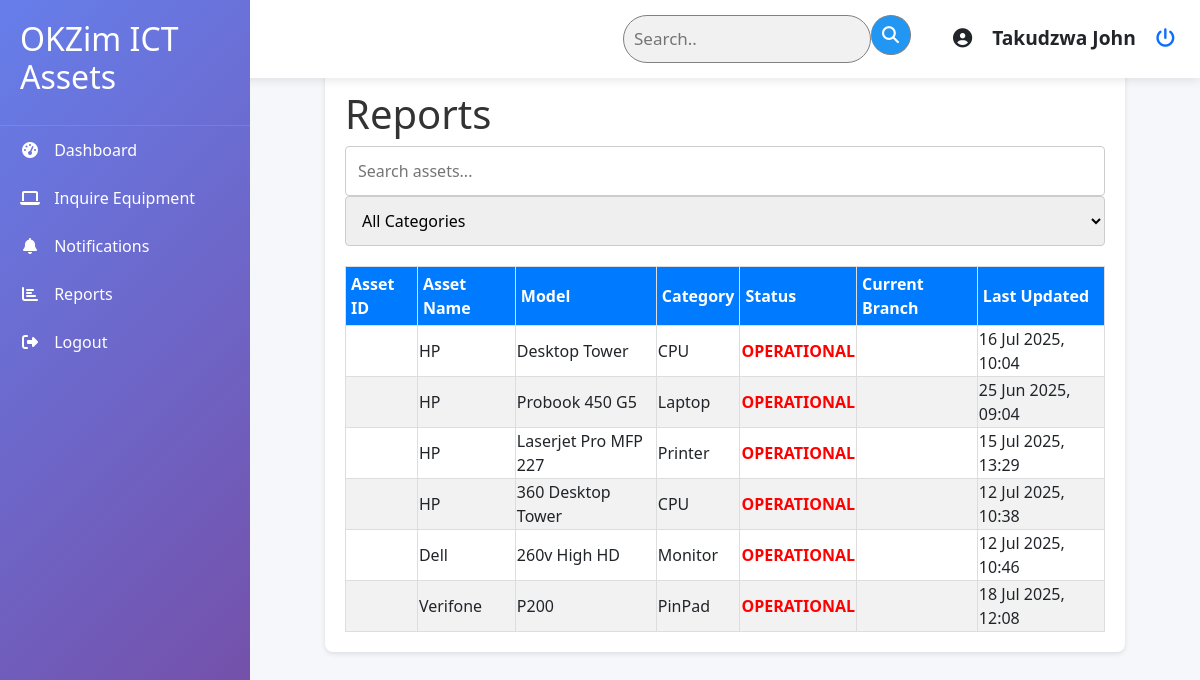
/asset_management/reports/ (signed in), run on the app's committed database.
### asset_management/models.py (models this page shows, shortened)
class Asset(models.Model):
    ASSET_STATUS_CHOICES = [
        ("OPERATIONAL", "Operational"),
        ("NON_OPERATIONAL", "Non-Operational"),
        ("DECOMMISSIONED", "Decommissioned"),
        ("LOST", "Lost"),
        ("STOLEN", "Stolen"),
    ]
    TRANSFER_STATUS = [
        ("PROCESSING", "PROCESSING"),
        ("RECEIVED", "RECEIVED"),
    ]
    asset_tag = models.CharField(max_length=50, unique=True)
    name = models.CharField(max_length=200)
    category = models.ForeignKey(AssetCategory, on_delete=models.PROTECT)
    model = models.CharField(max_length=100)
    serial_number = models.CharField(max_length=100, unique=True)
    purchase_date = models.DateField()
    vendor = models.ForeignKey(Vendor, on_delete=models.PROTECT)
    status = models.CharField(
        max_length=20, choices=ASSET_STATUS_CHOICES, default="OPERATIONAL"
    )
    assigned_department = models.ForeignKey(
        Department, on_delete=models.PROTECT, related_name="assets", null=True, blank=True
    )
    assigned_branch = models.ForeignKey(
        Branch, on_delete=models.PROTECT, related_name="assets", null=True, blank=True
    )
    notes = models.TextField(blank=True)
    created_at = models.DateTimeField(auto_now_add=True)
    updated_at = models.DateTimeField(auto_now=True)
    transfer_status = models.CharField(choices=TRANSFER_STATUS, default="RECEIVED")

class AssetCategory(models.Model):
    name = models.CharField(max_length=100)
    def __str__(self):
        return self.name
    class Meta:
        verbose_name_plural = "Asset Categories"

### asset_management/views.py (the view)
# urls.py: path('asset_management/reports/', views.reports, name='reports'),
@login_required
def reports(request):
    assets = Asset.objects.all()
    context = {
        "assets": assets,
    }
    return render(request, "reports.html", context)

### asset_management/templates/reports.html (shortened to what this page needs)
{% extends 'base.html' %}
{% load static %}
{% block content %}
<div class="reports">
    <div class="container">
        <h1>Reports</h1>
        <input type="text" id="searchInput" placeholder="Search assets..." class="search-bar">
        <select id="categoryFilter" class="filter-dropdown">
            <option value="">All Categories</option>
        </select>
        <table class="styled-table">
            <thead>
                <tr>
                    <th>Asset ID</th>
                    <th>Asset Name</th>
                    <th>Model</th>
                    <th>Category</th>
                    <th>Status</th>
                    <th>Current Branch</th>
                    <th>Last Updated</th>
                </tr>
            </thead>
            <tbody id="assetTableBody">
                {% for asset in assets %}
                <tr>
                    <td>{{ asset.asset_id }}</td>
                    <td>{{ asset.name }}</td>
                    <td>{{ asset.model }}</td>
                    <td class="asset-category">{{ asset.category }}</td>
                    <td
                        class="{% if asset.status == 'In Use' %}status-active{% elif asset.status == 'Maintenance' %}status-warning{% else %}status-idle{% endif %}">
                        {{ asset.status }}</td>
                    <td>{{ asset.current_branch }}</td>
                    <td>{{ asset.updated_at|date:"d M Y, H:i" }}</td>
                </tr>
                {% empty %}
                <tr>
                    <td colspan="7">No assets available</td>
                </tr>
                {% endfor %}
            </tbody>
        </table>
    </div>
</div>
{% endblock %}

### asset_management/templates/partials/header.html
<div class="header">
    <form class="example" action="action_page.php">
        <input type="text" placeholder="Search.." name="search">
        <button type="submit"><i class="fa fa-search"></i></button>
    </form>
    <div class="user-profile">
        <div>
            <i class="fas fa-user-circle"></i>
        </div>
        <div class="user-info">
            <div class="user-name">{{ request.user.get_full_name }}</div>
        </div>
        <a href="{% url 'logout' %}" class="logout-btn">
            <i class="fa-solid fa-power-off"></i>
        </a>
    </div>
</div>

### static/styles/css/dashboard.css (style rules this page uses)
:root { --primary: #0056b3; --secondary: #e67e22; --light: #f8f9fa; --dark: linear-gradient(135deg, #667eea 0%, #764ba2 100%);; --success: #28a745; --danger: #dc3545; }
body { font-family: 'Segoe UI', Tahoma, Geneva, Verdana, sans-serif; margin: 0; background-color: #f5f7fa; }
.header { background: white; padding: 15px 25px; margin-left: 300px; box-shadow: 0 2px 10px rgba(0,0,0,0.1); display: flex; justify-content: end; align-items: center; position: fixed; right: 0px; width: 100vw; z-index: 5; gap: 20px; }
.user-profile { font-size: 1.2rem; display: flex; align-items: center; gap: 20px; }
.user-info { font-weight: 600; }
form.example input[type=text] { padding: 10px; font-size: 17px; border: 1px solid grey; float: left; width: 80%; background: #f1f1f1; border-radius: 50px; }
form.example button { float: left; padding: 0px; width: 40px; height: 40px; border-radius: 50%; background: #2196F3; color: white; font-size: 17px; border: 1px solid grey; border-left: none; cursor: pointer; }
form.example::after { content: ""; clear: both; display: table; }
* { box-sizing: border-box }

### static/styles/css/asset_transfer.css (style rules this page uses)
.container { max-width: 800px; margin: auto; background: white; padding: 20px; border-radius: 8px; box-shadow: 0 2px 5px rgba(0, 0, 0, 0.1); }
h1 { color: #333; }
input[type="text"], select, textarea { width: 100%; padding: 12px; border: 1px solid #ccc; border-radius: 4px; box-sizing: border-box; resize: vertical; }
.container { border-radius: 5px; background-color: #f2f2f2; padding: 20px; }

### static/styles/css/asset_management.css (style rules this page uses)
.styled-table { width: 100%; border-collapse: collapse; margin-top: 20px; }
.styled-table th, .styled-table td { border: 1px solid #ddd; text-align: left; }
.styled-table th { background-color: #007bff; padding: 5px; color: white; }
.styled-table tr:nth-child(even) { background-color: #f2f2f2; }
.status-idle { color: red; font-weight: bold; }

### static/styles/css/notifications.css (style rules this page uses)
.container { max-width: 800px; margin: auto; background: white; padding: 20px; border-radius: 8px; box-shadow: 0 2px 5px rgba(0, 0, 0, 0.1); }
h1 { color: #333; }

### data on the page
Asset: name "HP", model "Desktop Tower", category "CPU", status "OPERATIONAL", updated_at "16 Jul 2025, 10:04"
Asset: name "HP", model "Probook 450 G5", category "Laptop", status "OPERATIONAL", updated_at "25 Jun 2025, 09:04"
Asset: name "HP", model "Laserjet Pro MFP 227", category "Printer", status "OPERATIONAL", updated_at "15 Jul 2025, 13:29"
Asset: name "HP", model "360 Desktop Tower", category "CPU", status "OPERATIONAL", updated_at "12 Jul 2025, 10:38"
Asset: name "Dell", model "260v High HD", category "Monitor", status "OPERATIONAL", updated_at "12 Jul 2025, 10:46"
Asset: name "Verifone", model "P200", category "PinPad", status "OPERATIONAL", updated_at "18 Jul 2025, 12:08"

### other printed values
{{ request.user.get_full_name }} "Takudzwa John"
